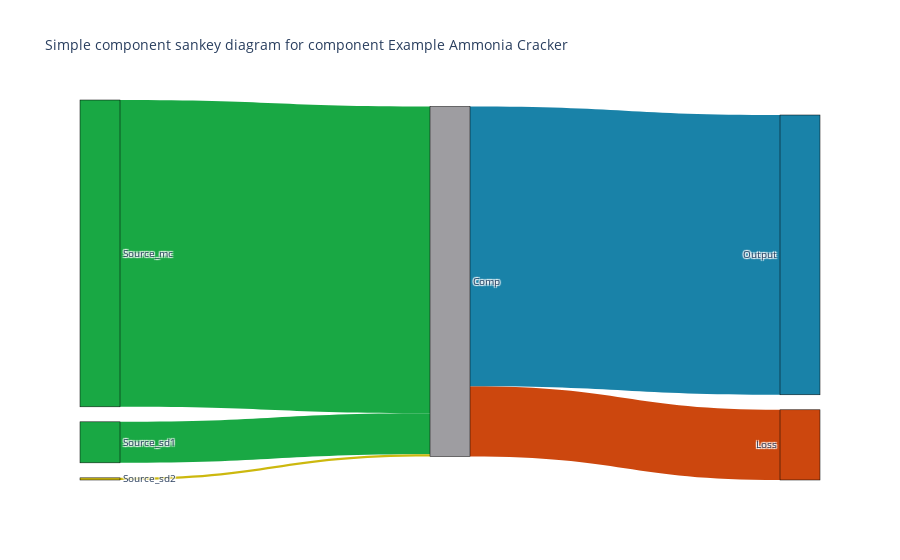

Notebook code for this chart:
### Code cell
# Create plotly formatted input
data_node, data_link = sankey_component_input_dicts(data,comp=component)

fig = go.Figure(data=[go.Sankey(
    valueformat=".0f",
    valuesuffix="kW",
    # Define nodes
    node=dict(
        pad=15,
        thickness=40,
        line=dict(color="black", width=0.5),
        label=data_node['label'],
        color=data_node['color']),
    link=data_link)])

fig.update_layout(
    title_text=f"Simple component sankey diagram for component {component.name}",
    font_size=10)
fig.show()

### Figure 1 — Plotly figure (JSON) as saved in the notebook; plotly's stock layout.template omitted (floating-point values rounded to 4 significant figures)
{"data": [{"link": {"color": ["#19a844", "#19a844", "#ccb80e", "#cc470e", "#1982a8"], "label": ["Input main conversion: Ammonia", "Input secondary 1: Ammonia", "Input secondary 2: Electricity", "Loss", "Output Hydrogen"], "source": [0, 1, 2, 3, 3], "target": [3, 3, 3, 5, 4], "value": [2171.0, 290.3, 15.28, 496.8, 1980.0]}, "node": {"color": ["#19a844", "#19a844", "#ccb80e", "#9e9da1", "#1982a8", "#cc470e"], "label": ["Source_mc", "Source_sd1", "Source_sd2", "Comp", "Output", "Loss"], "line": {"color": "black", "width": 0.5}, "pad": 15, "thickness": 40}, "type": "sankey", "valueformat": ".0f", "valuesuffix": "kW"}], "layout": {"autosize": true, "font": {"size": 10}, "title": {"text": "Simple component sankey diagram for component Example Ammonia Cracker"}}}
